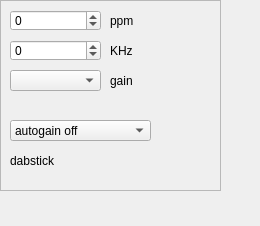
<?xml version="1.0" encoding="UTF-8"?>
<ui version="4.0">
 <class>dabstickWidget</class>
 <widget class="QWidget" name="dabstickWidget">
  <property name="geometry">
   <rect>
    <x>0</x>
    <y>0</y>
    <width>260</width>
    <height>226</height>
   </rect>
  </property>
  <property name="windowTitle">
   <string>RT2832 dabstick</string>
  </property>
  <widget class="QFrame" name="contents">
   <property name="geometry">
    <rect>
     <x>0</x>
     <y>0</y>
     <width>221</width>
     <height>191</height>
    </rect>
   </property>
   <property name="frameShape">
    <enum>QFrame::StyledPanel</enum>
   </property>
   <property name="frameShadow">
    <enum>QFrame::Raised</enum>
   </property>
   <widget class="QLabel" name="label">
    <property name="geometry">
     <rect>
      <x>10</x>
      <y>150</y>
      <width>101</width>
      <height>21</height>
     </rect>
    </property>
    <property name="text">
     <string>dabstick</string>
    </property>
   </widget>
   <widget class="QSpinBox" name="f_correction">
    <property name="geometry">
     <rect>
      <x>10</x>
      <y>10</y>
      <width>91</width>
      <height>21</height>
     </rect>
    </property>
    <property name="minimum">
     <number>-100</number>
    </property>
    <property name="maximum">
     <number>100</number>
    </property>
   </widget>
   <widget class="QSpinBox" name="KhzOffset">
    <property name="geometry">
     <rect>
      <x>10</x>
      <y>40</y>
      <width>91</width>
      <height>21</height>
     </rect>
    </property>
    <property name="minimum">
     <number>-100</number>
    </property>
    <property name="maximum">
     <number>100</number>
    </property>
   </widget>
   <widget class="QLabel" name="label_3">
    <property name="geometry">
     <rect>
      <x>110</x>
      <y>40</y>
      <width>41</width>
      <height>21</height>
     </rect>
    </property>
    <property name="text">
     <string>KHz</string>
    </property>
   </widget>
   <widget class="QLabel" name="label_4">
    <property name="geometry">
     <rect>
      <x>110</x>
      <y>10</y>
      <width>51</width>
      <height>21</height>
     </rect>
    </property>
    <property name="text">
     <string>ppm</string>
    </property>
   </widget>
   <widget class="QLabel" name="label_5">
    <property name="geometry">
     <rect>
      <x>110</x>
      <y>70</y>
      <width>41</width>
      <height>21</height>
     </rect>
    </property>
    <property name="text">
     <string>gain</string>
    </property>
   </widget>
   <widget class="QComboBox" name="combo_gain">
    <property name="geometry">
     <rect>
      <x>10</x>
      <y>70</y>
      <width>91</width>
      <height>21</height>
     </rect>
    </property>
   </widget>
   <widget class="QComboBox" name="combo_autogain">
    <property name="geometry">
     <rect>
      <x>10</x>
      <y>120</y>
      <width>141</width>
      <height>21</height>
     </rect>
    </property>
    <item>
     <property name="text">
      <string>autogain off</string>
     </property>
    </item>
    <item>
     <property name="text">
      <string>autogain on</string>
     </property>
    </item>
   </widget>
  </widget>
 </widget>
 <resources/>
 <connections/>
</ui>
